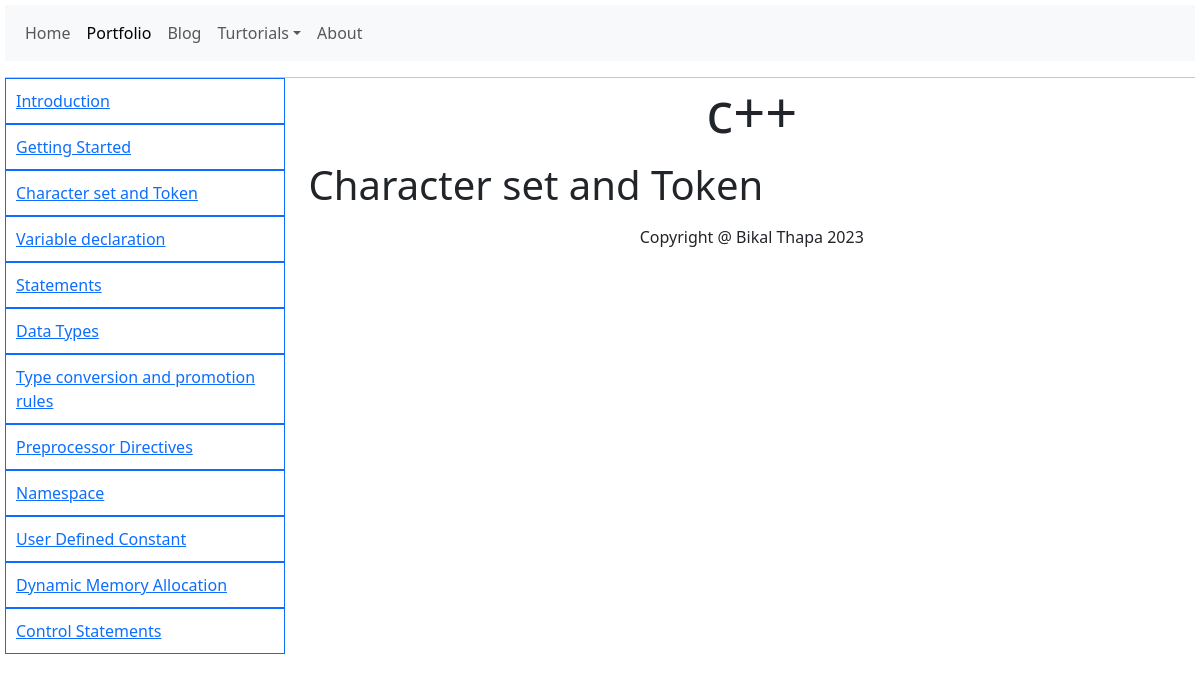
Screenshot of /turtorial.php?id=42&topic=Character set and Token with the database file from the repository.
### tables this page shows
CREATE TABLE `topic_src` (
  `topic_id` int(11) NOT NULL,
  `topic_name` varchar(255) DEFAULT NULL,
  `topic_src` varchar(255) DEFAULT NULL,
  `tut_id` int(11) DEFAULT NULL
);

CREATE TABLE `turtorial` (
  `tut_id` int(11) NOT NULL,
  `tut_name` varchar(255) DEFAULT NULL
);

### turtorial.php (the view, shortened to what this page needs)
<?php
include "connection.php";
$id = $_GET['id'];
$current_topic = $_GET['topic'];
?>
<!DOCTYPE html>
<html>
<head>
	<link href="https://cdn.jsdelivr.net/npm/bootstrap@5.3.1/dist/css/bootstrap.min.css" rel="stylesheet">
  <link rel="stylesheet" type="text/css" href="style.css">
</head>
<body>
	<nav class="navbar navbar-expand-lg bg-body-tertiary">
  <div class="container-fluid">
    <div class="collapse navbar-collapse" id="navbarSupportedContent">
      <ul class="navbar-nav me-auto mb-2 mb-lg-0">
        <li class="nav-item">
          <a class="nav-link" aria-current="page" href="index.php">Home</a>
        </li>
        <li>
        	<a class="nav-link active" href="portfolio.php">Portfolio</a>
        </li>
        <li class="nav-item">
        	<a class="nav-link" aria-current="page" href="blog.php">Blog</a>
        </li>
        <li class="nav-item dropdown">
          <a class="nav-link dropdown-toggle" href="#" role="button" data-bs-toggle="dropdown" aria-expanded="false">Turtorials</a>
            <?php
            $sql = "SELECT * FROM turtorial WHERE tut_id = $id";
            $results = mysqli_query($conn, $sql);
            if($results){
              $row = mysqli_fetch_assoc($results);
              $name = $row['tut_name'];
            }
            ?>
        </li>
        <li class="nav-item">
          <a class="nav-link" href="#">About</a>
        </li>
      </ul>
    </div>
  </div>
</nav>
<hr>
<div class="row" style="margin-top:-16px;">
  <ul class="col col-3" style="list-style:none; overflow-y:scroll; max-height:80vh;">
    <?php
      $sql = "SELECT * FROM topic_src WHERE tut_id = $id";
      $results = mysqli_query($conn, $sql);
      if($results){
        while($row = mysqli_fetch_assoc($results)){
          $topic_name = $row['topic_name'];
    ?>
    <a href="turtorial.php?id=<?php echo $id; ?>&topic=<?php echo $topic_name; ?>">
    <li class="border border-primary" style="padding:10px; margin:0px;"><?php echo $topic_name; ?></li>
    </a>
    <?php
        }
      }
    ?>
  </ul>
  <div class="col col-9">
    <p class="display-4 text-center"><?php echo $name; ?></p>
    <p class="display-6"><?php echo $current_topic; ?></p>
<div class="nav justify-content-center footer_div" style="margin-top:10px;">
  <p>Copyright @ Bikal Thapa 2023</p>
</div>
  </div>
</div>
</body>
</html>

### style.css (style rules this page uses)
.footer_div { bottom: 0px; width: 100%; }

### turtorial.php (style rules this page uses)
body { margin: 5px; }

### rows the page displays
topic_src: topic_name "Introduction"
topic_src: topic_name "Getting Started"
topic_src: topic_name "Character set and Token"
topic_src: topic_name "Variable declaration"
topic_src: topic_name "Statements"
topic_src: topic_name "Data Types"
topic_src: topic_name "Type conversion and promotion rules"
topic_src: topic_name "Preprocessor Directives"
topic_src: topic_name "Namespace"
topic_src: topic_name "User Defined Constant"
topic_src: topic_name "Dynamic Memory Allocation"
topic_src: topic_name "Control Statements"
turtorial: tut_name "c++"

### other values shown
$current_topic "Character set and Token"
